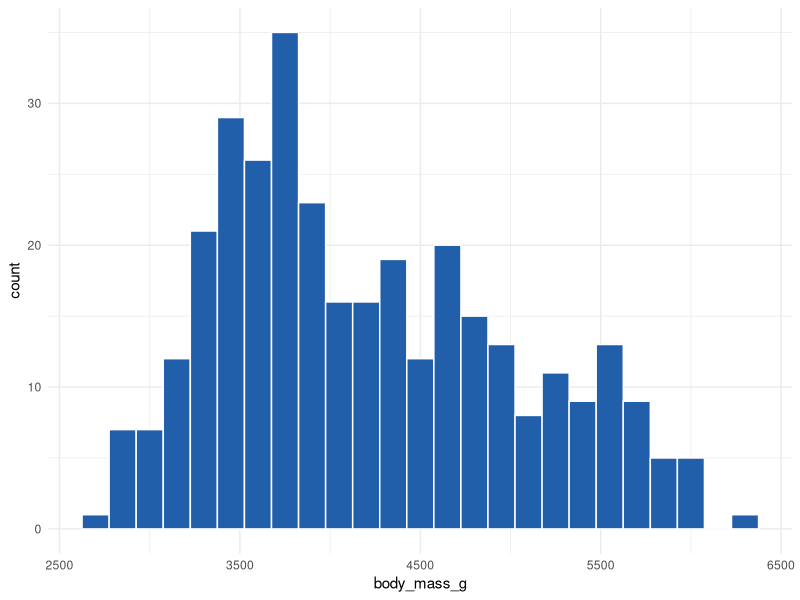
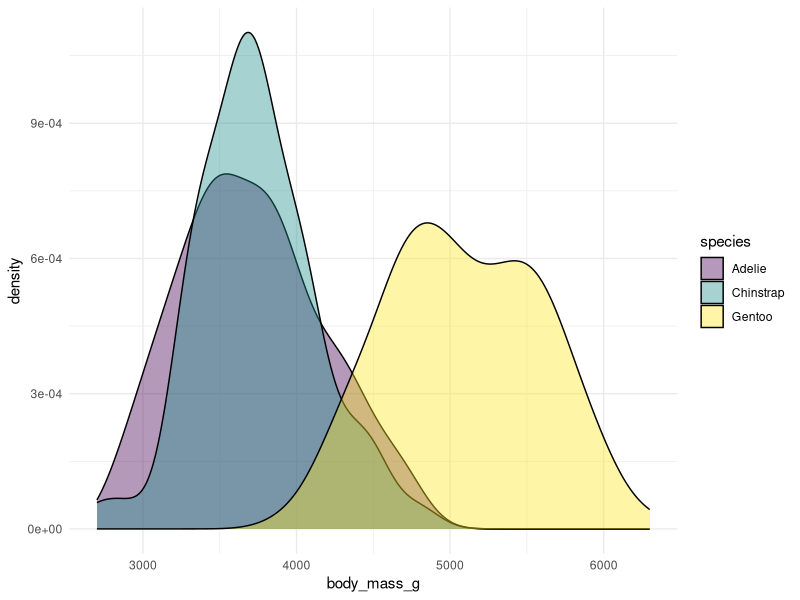
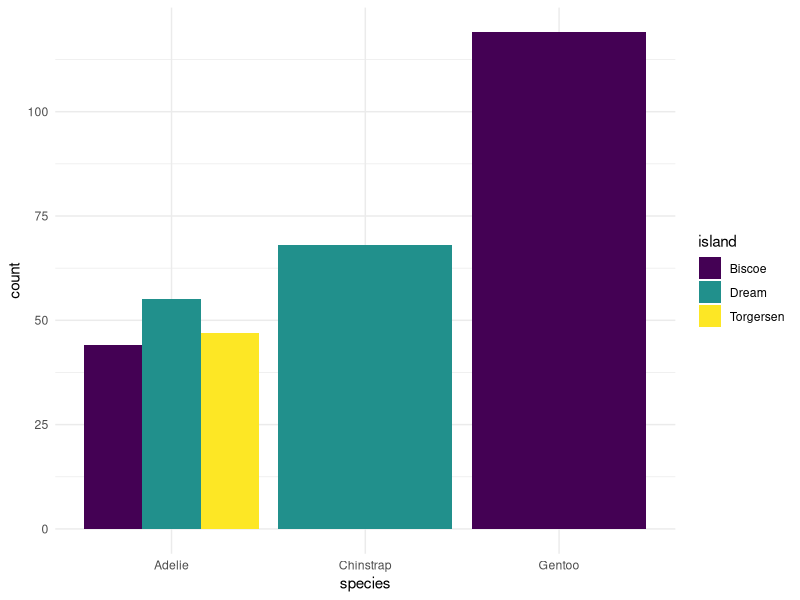
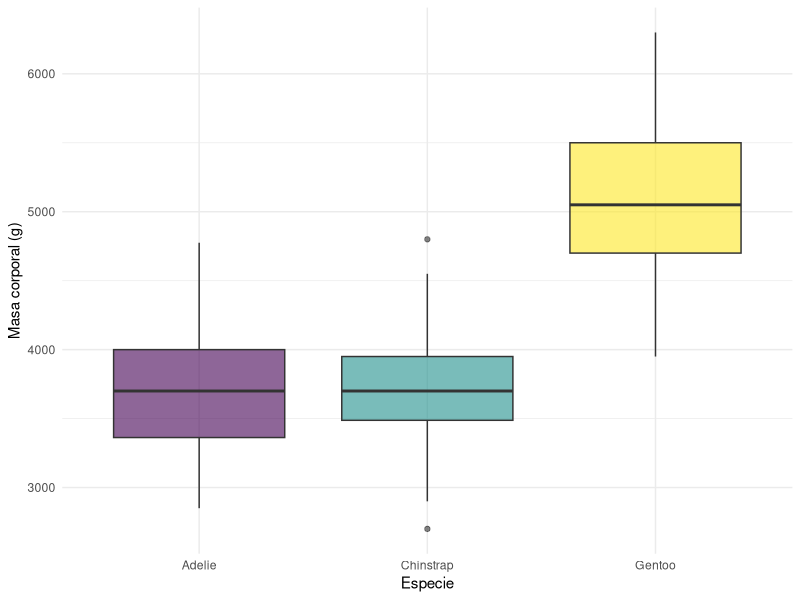
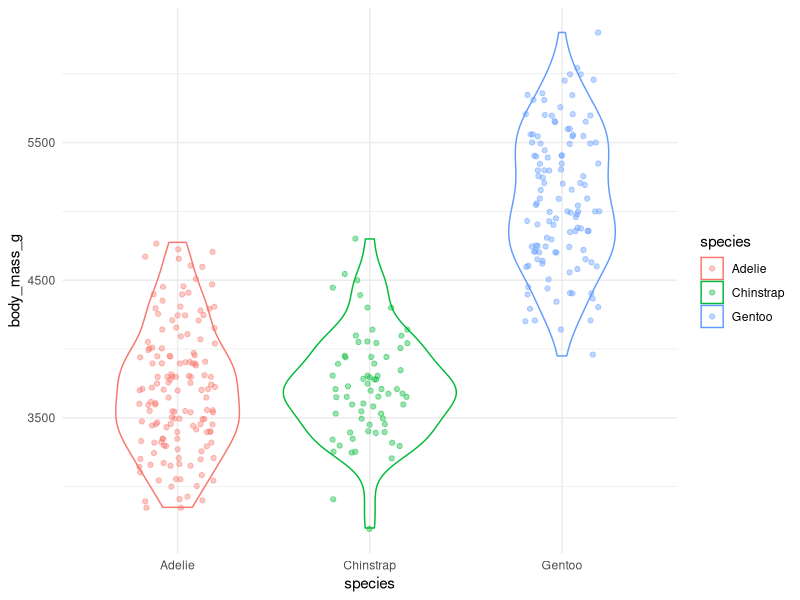
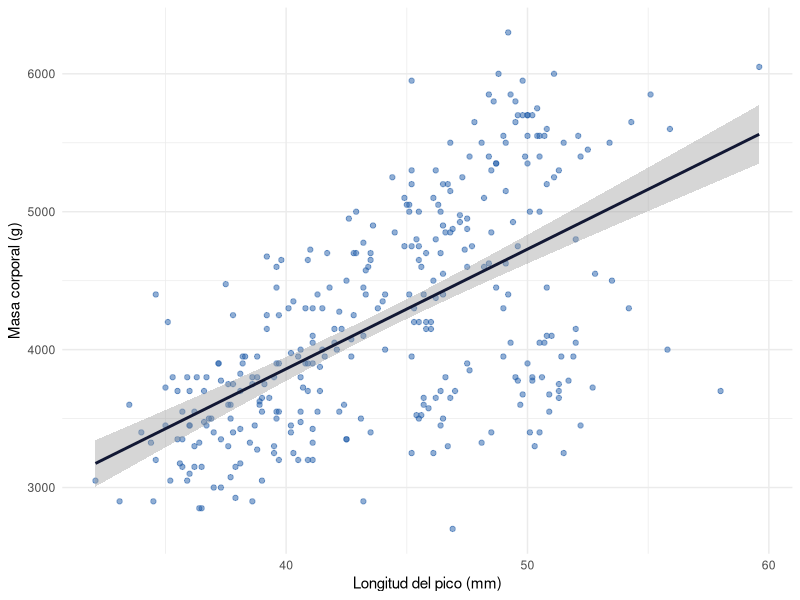
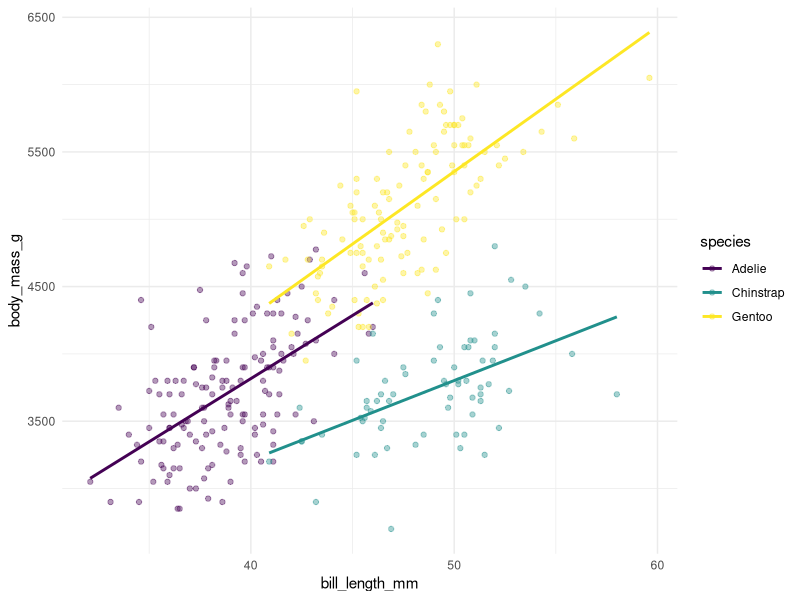
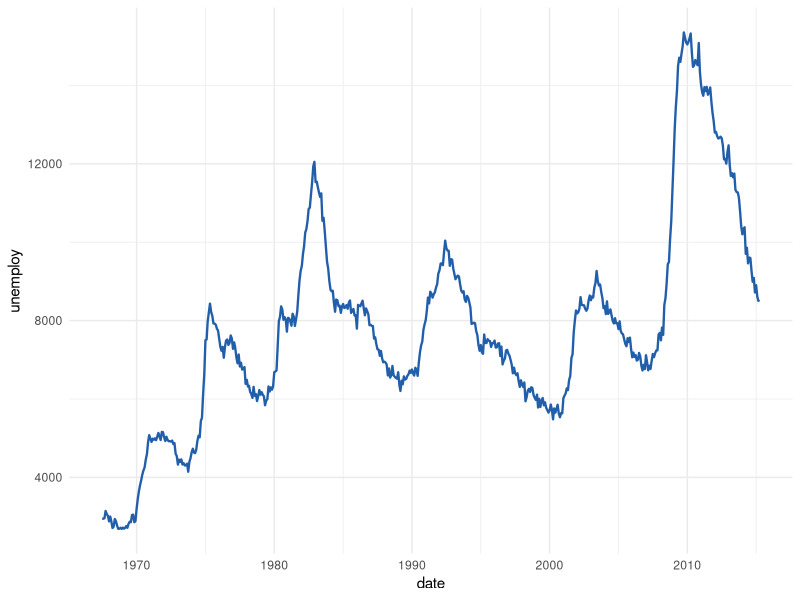

Generate these figures, in order, with R:
## ---- chunk 1
#| include: false
library(tidyverse)
library(palmerpenguins)
pinguinos <- penguins |> drop_na()
## ---- chunk 2
library(palmerpenguins)
# vamos a sobreescribir el objeto original para trabajar solo con los datos limpios
pinguinos <- penguins
pinguinos <- drop_na(penguins)
glimpse(pinguinos)
## ---- chunk 3
#| echo: false
ggplot(pinguinos, aes(x = body_mass_g)) +
    geom_histogram(bins = 25, fill = "#225faa", colour = "white") +
    theme_minimal()
## ---- chunk 4
#| echo: false
ggplot(pinguinos, aes(x = body_mass_g, fill = species)) +
    geom_density(alpha = 0.4) +
    scale_fill_viridis_d() +
    theme_minimal()
## ---- chunk 5
#| echo: false
ggplot(pinguinos, aes(x = species, fill = island)) +
    geom_bar(position = "dodge") +
    scale_fill_viridis_d() +
    theme_minimal()
## ---- chunk 6
#| echo: false
ggplot(pinguinos, aes(x = species, y = body_mass_g, fill = species)) +
    geom_boxplot(alpha = 0.6) +
    scale_fill_viridis_d() +
    labs(x = "Especie", y = "Masa corporal (g)") +
    theme_minimal() +
    theme(legend.position = "none")
## ---- chunk 7
#| echo: false
ggplot(pinguinos, aes(x = species, y = body_mass_g, colour = species)) +
    geom_violin(fill = NA) +
    geom_jitter(width = 0.2, alpha = 0.4, size = 1.5) +
    theme_minimal()
## ---- chunk 8
#| echo: false
ggplot(pinguinos, aes(x = bill_length_mm, y = body_mass_g)) +
    geom_point(colour = "#225faa", alpha = 0.5) +
    geom_smooth(method = "lm", colour = "#121834", se = TRUE) +
    labs(x = "Longitud del pico (mm)", y = "Masa corporal (g)") +
    theme_minimal()
## ---- chunk 9
#| echo: false
ggplot(pinguinos, aes(x = bill_length_mm, y = body_mass_g, colour = species)) +
    geom_point(alpha = 0.4) +
    geom_smooth(method = "lm", se = FALSE) +
    scale_colour_viridis_d() +
    theme_minimal()
## ---- chunk 10
#| echo: false
ggplot(economics, aes(x = date, y = unemploy)) +
    geom_line(colour = "#225faa", linewidth = 0.8) +
    theme_minimal()
## ---- chunk 11
#| echo: false
ggplot(pinguinos, aes(x = bill_length_mm, y = body_mass_g, colour = species)) +
    geom_point(alpha = 0.7) +
    scale_colour_viridis_d() +
    theme_minimal()
## ---- chunk 12
#| echo: false
ggplot(pinguinos, aes(x = bill_length_mm, y = body_mass_g)) +
    geom_point(colour = "#225faa", size = 2, alpha = 0.6) +
    theme_minimal()
## ---- chunk 13
#| echo: false
ggplot(pinguinos, aes(x = bill_length_mm, y = body_mass_g)) +
    geom_point(aes(colour = "blue")) +
    theme_minimal()
## ---- chunk 14
#| echo: false
ggplot(pinguinos, aes(
    x = bill_length_mm, y = body_mass_g,
    colour = species, shape = species
)) +
    geom_point(alpha = 0.7, size = 3) +
    theme_minimal()
## ---- chunk 15
#| echo: false
ggplot(pinguinos, aes(x = bill_length_mm, y = body_mass_g, colour = species)) +
    geom_point(alpha = 0.7) +
    scale_colour_viridis_d() +
    labs(
        title    = "Masa corporal y longitud del pico",
        subtitle = "Pingüinos de Palmer, Antártida",
        x        = "Longitud del pico (mm)",
        y        = "Masa corporal (g)",
        colour   = "Especie",
        caption  = "Datos: Horst, Hill & Gorman (2020)"
    ) +
    theme_minimal()
## ---- chunk 16
#| echo: false
ggplot(pinguinos, aes(x = species, y = body_mass_g)) +
    geom_boxplot(fill = "#ddeaf8", colour = "#225faa") +
    theme_classic()
## ---- chunk 17
#| echo: false
ggplot(pinguinos, aes(x = species, y = body_mass_g, fill = species)) +
    geom_boxplot() +
    scale_fill_viridis_d() +
    theme_minimal() +
    theme(
        legend.position  = "none",
        panel.grid.minor = element_blank(),
        axis.title       = element_text(size = 12, face = "bold"),
        plot.title       = element_text(hjust = 0.5)
    )
## ---- chunk 18
#| echo: false
ggplot(pinguinos, aes(x = bill_length_mm, y = body_mass_g, colour = species)) +
    geom_point(alpha = 0.7, size = 2) +
    scale_colour_viridis_d() +
    labs(title = "scale_colour_viridis_d()", colour = "Especie") +
    theme_minimal() +
    theme(plot.title = element_text(size = 11, face = "bold"))
## ---- chunk 19
#| echo: false
ggplot(pinguinos, aes(x = bill_length_mm, y = body_mass_g, colour = species)) +
    geom_point(alpha = 0.7, size = 2) +
    scale_colour_brewer(palette = "Set2") +
    labs(title = 'scale_colour_brewer(palette = "Set2")', colour = "Especie") +
    theme_minimal() +
    theme(plot.title = element_text(size = 11, face = "bold"))
## ---- chunk 20
#| echo: false
ggplot(pinguinos, aes(x = bill_length_mm, y = body_mass_g, colour = sex)) +
    geom_point(alpha = 0.7, size = 2) +
    facet_wrap(~species)
## ---- chunk 21
#| echo: false
ggplot(pinguinos, aes(x = bill_length_mm, y = body_mass_g)) +
    geom_point(colour = "#225faa", alpha = 0.6, size = 1.5) +
    facet_grid(sex ~ species) +
    theme_linedraw()
## ---- chunk 22
#| echo: false
ggplot(pinguinos, aes(
    x = bill_length_mm, y = body_mass_g,
    colour = species, shape = species
)) +
    geom_point(alpha = 0.6, size = 2) +
    geom_smooth(method = "lm", se = FALSE, linewidth = 0.8) +
    facet_wrap(~island) +
    scale_colour_brewer(name = "Especie", palette = "Dark2") +
    scale_shape_discrete(name = "Especie") +
    labs(
        title   = "Masa y pico por isla",
        x       = "Longitud del pico (mm)",
        y       = "Masa corporal (g)",
        caption = "Datos: Horst et al. (2020)"
    ) +
    theme_linedraw() +
    theme(legend.position = "bottom")
